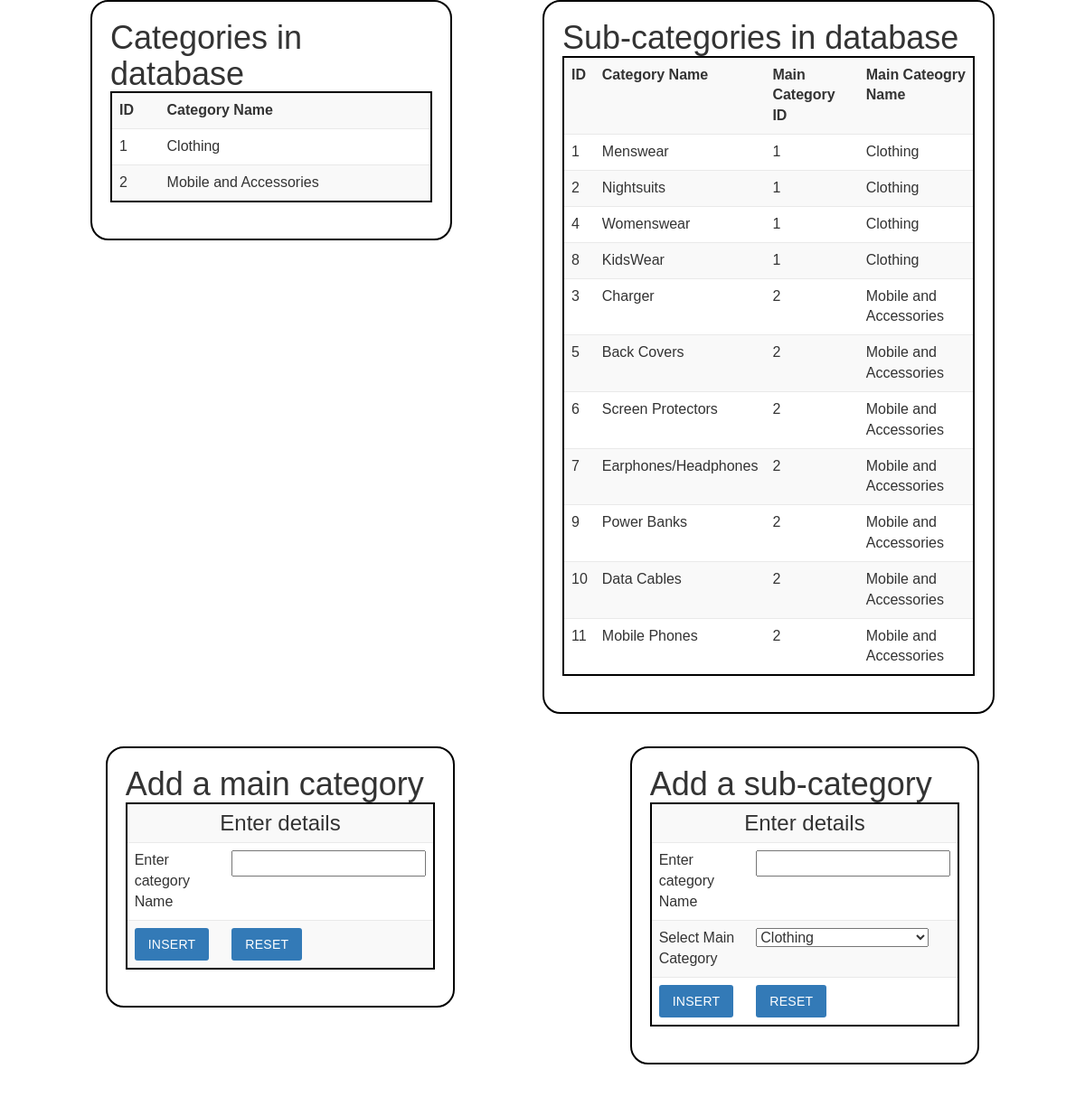
/adminpanel.php, run on an earlier commit of the app's database.
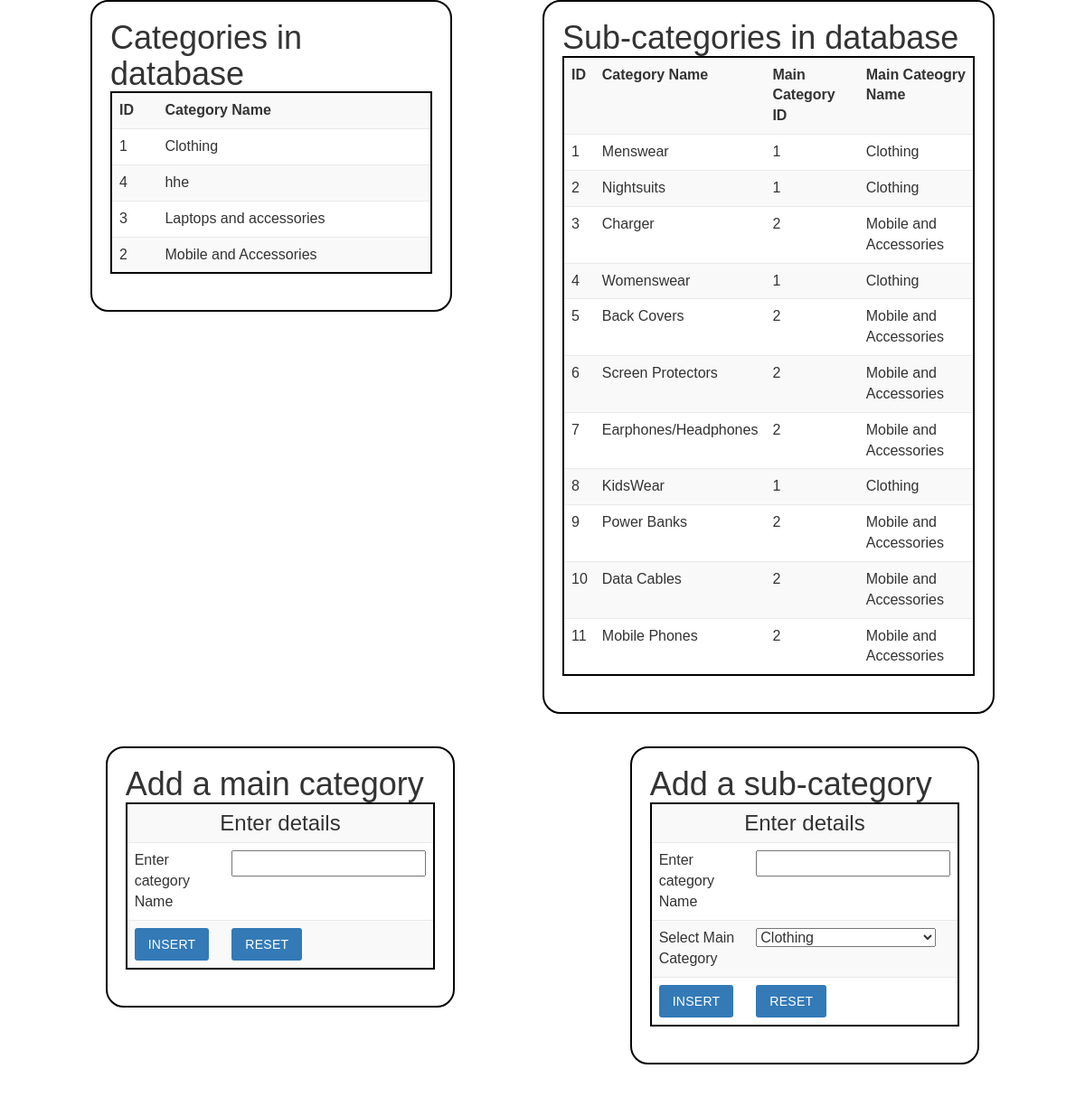
And on a later commit of the database.
### tables this page shows
CREATE TABLE IF NOT EXISTS `categories` (
  `id` int(4) NOT NULL AUTO_INCREMENT,
  `name` varchar(40) DEFAULT NULL,
  PRIMARY KEY (`id`),
  UNIQUE KEY `name` (`name`)
);

CREATE TABLE IF NOT EXISTS `subcategories` (
  `id` int(4) NOT NULL AUTO_INCREMENT,
  `name` varchar(50) DEFAULT NULL,
  `maincategory` int(4) DEFAULT NULL,
  PRIMARY KEY (`id`),
  KEY `maincategory` (`maincategory`)
);

### adminpanel.php (the view, shortened to what this page needs)
<?php
	require('connect.php');
	$conn = mysqli_connect($servername,$username,$password,$database);
?>
<!DOCTYPE html>
<html>
<head>
	<link rel="stylesheet" href="https://maxcdn.bootstrapcdn.com/bootstrap/3.4.0/css/bootstrap.min.css">
	<link rel="stylesheet" type="text/css" href="assets/css/style.css">
	<link rel="stylesheet" type="text/css" href="assets/css/animate.css">
</head>
<body>
	<div class="row">
		<div class="col-md-4 col-md-offset-1" style="border: 2px solid black;border-radius: 20px; padding: 20px;">
			<h1>Categories in database</h1>
			<table class="table table-striped table-hover">
				<tr>
					<th>ID</th>
					<th>Category Name</th>
				</tr>
				<?php
					$query = "select * from categories";
					$result=  mysqli_query($conn,$query);
					if($result)
					{
						while($row = mysqli_fetch_array($result))
						{
							echo "<tr>
									<td>".$row[0]."</td>
									<td>".$row[1]."</td>
								</tr>";
						}
					}
				 ?>
			</table>
		</div>
		<div class="col-md-5 col-md-offset-1" style="border: 2px solid black;border-radius: 20px; padding: 20px;">
			<h1>Sub-categories in database</h1>
			<table class="table table-striped table-hover">
				<tr>
					<th>ID</th>
					<th>Category Name</th>
					<th>Main Category ID</th>
					<th>Main Cateogry Name</th>
				</tr>
				<?php
					$query1 = "select A.*,B.name from subcategories as A inner join categories as B on A.maincategory = B.id";
					$result1=  mysqli_query($conn,$query1);
					if($result1)
					{
						while($row1 = mysqli_fetch_array($result1))
						{
							echo "<tr>
									<td>".$row1[0]."</td>
									<td>".$row1[1]."</td>
									<td>".$row1[2]."</td>
									<td>".$row1[3]."</td>
								</tr>";
						}
					}
				 ?>
			</table>
		</div>
	</div>
	<div class="row" style="padding: 20px;">
		<div class="col-md-4 col-md-offset-1" style="border: 2px solid black;border-radius: 20px; padding: 20px;">
			<h1>Add a main category</h1>
			<form action="../category.php" method="post">
				<table class="table table-striped table-hover">
					<tr>
						<td colspan="2"><h3 align="center">Enter details</h3></td>
					</tr>
					<tr>
						<td>Enter category Name</td>
						<td><input type="text" name="category"></td>
					</tr>
					<tr>
						<td><input type="submit" value="Insert" class="btn btn-primary"></td>
						<td><input type="reset" value="Reset" class="btn btn-primary"></td>
					</tr>
				</table>
			</form>
		</div>
		<div class="col-md-4 col-md-offset-2" style="border: 2px solid black;border-radius: 20px; padding: 20px;">
			<h1>Add a sub-category</h1>
			<form action="../subcategory.php" method="post">
				<table class="table table-striped table-hover">
					<tr>
						<td colspan="2"><h3 align="center">Enter details</h3></td>
					</tr>
					<tr>
						<td>Enter category Name</td>
						<td><input type="text" name="category"></td>
					</tr>
					<tr>
						<td>Select Main Category</td>
						<td><select name="main_category">
							<?php
								$query = "select * from categories";
								$result=  mysqli_query($conn,$query);
								if($result)
								{
									while($row = mysqli_fetch_array($result))
									{
										echo "<option value='".$row[0]."'>".$row[1]."</option>";
									}
								}
							 ?>
						</select></td>
					</tr>
					<tr>
						<td><input type="submit" value="Insert" class="btn btn-primary"></td>
						<td><input type="reset" value="Reset" class="btn btn-primary"></td>
					</tr>
				</table>
			</form>
		</div>
	</div>
</body>
</html>

What changed in the data, as far as the page shows it:
added categories: id "4", name "hhe"
added categories: id "3", name "Laptops and accessories"
shown differently, row unchanged: subcategories "Charger": moves up the list
shown differently, row unchanged: subcategories "KidsWear": moves down the list
